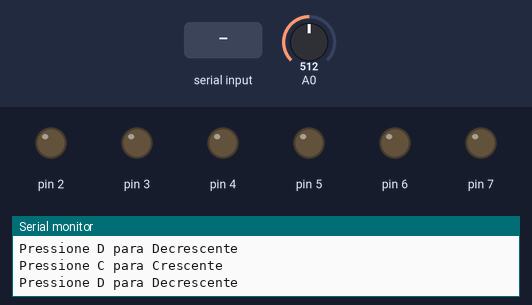
The sketch below on a simulated Arduino Uno, built with avr-gcc and run on an emulated ATmega328P. Parts: output pins drawn as LEDs (lit = HIGH), the last lines printed to the serial monitor. Inputs (shaded band) come from the test bench; at power-on: A0 = 512.

Above: at 4.2 s.
4.3 s: "D" received over Serial
At 5.7 s:
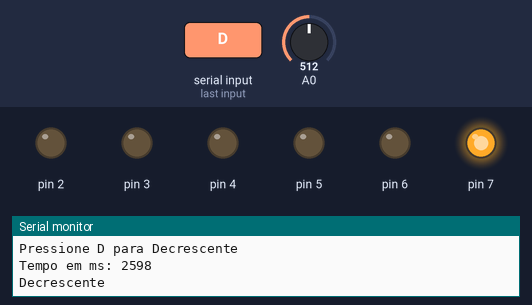
At 8.8 s:
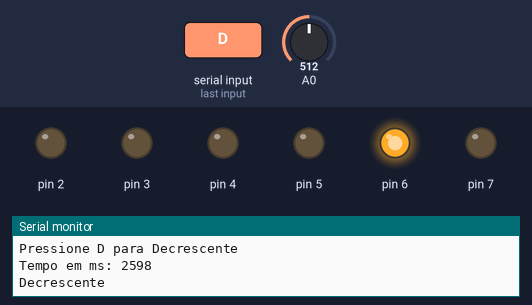
Timing chart, 0 to 22.4 s (numbered marks = the images above; inputs shaded):
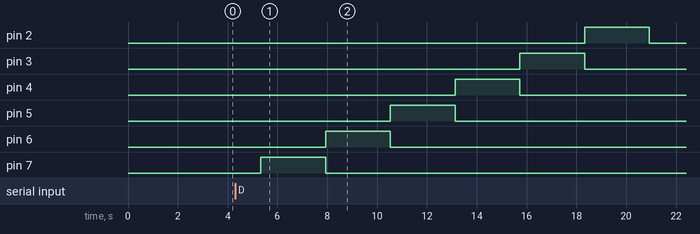

Measured:
- after the input at 4.3 s, pin 2: LOW → HIGH after 14.0 s, → LOW 2.6 s later; pin 3: LOW → HIGH after 11.4 s, → LOW 2.6 s later; pin 4: LOW → HIGH after 8.8 s, → LOW 2.6 s later; pin 5: LOW → HIGH after 6.2 s, → LOW 2.6 s later; pin 6: LOW → HIGH after 3.6 s, → LOW 2.6 s later

The sketch:

monitor.ino
```cpp
//Vamos começar, fazendo uma função básica.

int vermelho = 7;
int amarelo = 6;
int verde = 5;
int azul = 4;
int laranja = 3;
int branco = 2;

int pot = 0;
int tempo = 0;
String opcao = "";

void setup() {
    //Iniciar o Monitor Serial.
    Serial.begin(9600);
    Serial.println("Inicializando...");

    //Vai definindo todos como output, quando
    //passar por cada i.

    for (int i = 2; i <= 7; i++) {
        pinMode(i, OUTPUT);
        String valor = "Definindo pino: ";
        Serial.println(valor + i);
        delay(500);
    }

    Serial.println("Sistema Pronto!");
}

void loop() {
    pot = analogRead(A0);
    tempo = map(pot, 0, 1023, 5000, 200);

    //cria uma mensagem para interação do usuário
    Serial.println("Pressione C para Crescente");
    Serial.println("Pressione D para Decrescente");

    if (Serial.available() > 0) {
        opcao = Serial.readString();
        String message = "Tempo em ms: ";

        //Serial.println(opcao);

        if (opcao == "D" || opcao == "C") {
            Serial.println(message + tempo);
            controla(opcao);
        } else {
            Serial.println("Opção Indesejada");
        }
    }
}

void controla(String sentido) {
    if (sentido == "C") {
        Serial.println("Crescente");
        for (int i = 2; i <= 7; i++) {
            digitalWrite(i, HIGH);
            delay(tempo);
            digitalWrite(i, LOW);
        }
    } else if (sentido == "D") {
        Serial.println("Decrescente");
        for (int i = 7; i >= 2; i--) {
            digitalWrite(i, HIGH);
            delay(tempo);
            digitalWrite(i, LOW);
        }
    }
}
```
